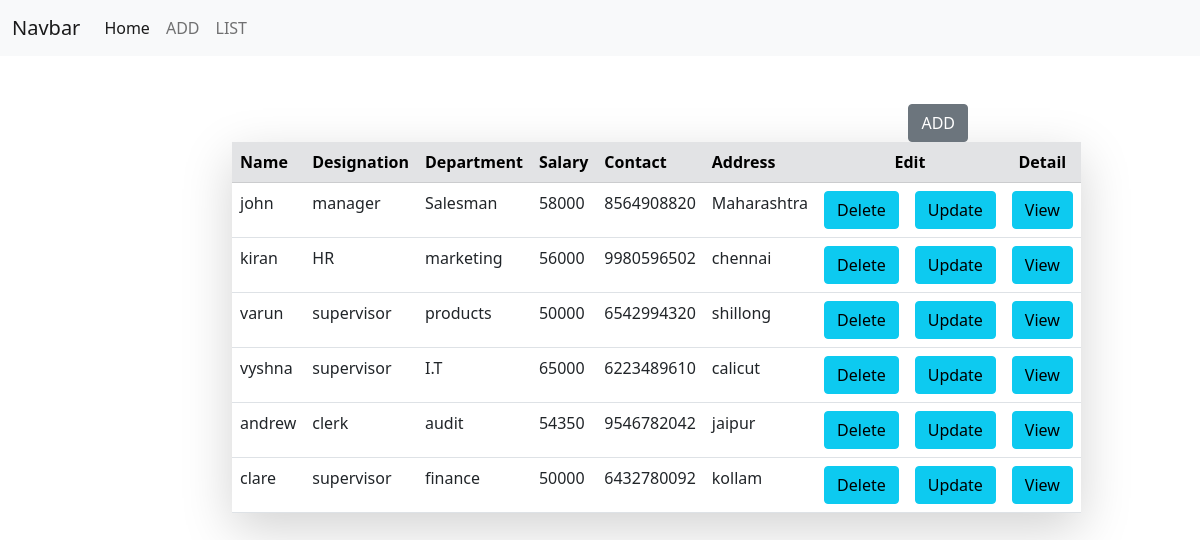
The app's page /employee/all/ with its own data.
### empapp/models.py (models this page shows)
class Employee(models.Model):
    name=models.CharField(max_length=50)
    designation=models.CharField(max_length=50)
    department=models.CharField(max_length=50)
    salary=models.PositiveIntegerField()
    contact=models.CharField(max_length=50)
    address=models.CharField(max_length=50)

### empapp/views.py (the view)
# urls.py: path('employee/all/',views.EmployeeListView.as_view(),name='emp-list'),
class EmployeeListView(View):
    def get(self,request,*args,**kwargs):
        qs=Employee.objects.all()
        return render(request,"emplist.html",{"details":qs})

### empapp/templates/emplist.html
{%extends 'base.html'%}
{%block main_block%}
<div class="container">
    <div class="row">
        <div class="col-2"></div>
        <div class="col-8">
            <table class="table   shadow-lg borderless  table-hover">
                <div class=" d-flex justify-content-end mt-5 ">
                    <a href="{%url 'emp-add'%}" class="btn btn-secondary">ADD</a>
                </div>
                <tr class="table-secondary ">
                    <th>Name</th>
                    <th>Designation</th>
                    <th>Department</th>
                    <th>Salary</th>
                    <th>Contact</th>
                    <th>Address</th>
                    <th colspan="2" class="text-center">Edit</th>
                    <th colspan="2" class="text-center">Detail</th>
                </tr>
                {%for emp in details %}
                <tr>
                    <td>{{emp.name}}</td>
                    <td>{{emp.designation}}</td>
                    <td>{{emp.department}}</td>
                    <td>{{emp.salary}}</td>
                    <td>{{emp.contact}}</td>
                    <td>{{emp.address}}</td>
                    <td><a href="{%url 'emp-delete' emp.id %}" class="btn btn-info">Delete</a></td>
                    <td><a href="{%url 'emp-update' emp.id %}" class="btn btn-info">Update</a></td>
                    <td><a href="{%url 'emp-detail' emp.id %}" class="btn btn-info">View</a></td>
                </tr>
                {%endfor%}
            </table>
        </div>
        <div class="col-2"></div>
    </div>
</div>
{%endblock%}

### empapp/templates/base.html (shortened to what this page needs)
<!DOCTYPE html>
<html lang="en">
  <head>
    <link
      href="https://cdn.jsdelivr.net/npm/bootstrap@5.0.2/dist/css/bootstrap.min.css"
      rel="stylesheet"
    />
  </head>
  <body>
    <nav class="navbar navbar-expand-lg navbar-light bg-light ">
      <div class="container-fluid d-flex justify-content-between">
        <a class="navbar-brand" href="#">Navbar</a>
        <div class="collapse navbar-collapse" id="navbarNav">
          <ul class="navbar-nav">
            <li class="nav-item">
              <a class="nav-link active" aria-current="page" href="{%url 'home'%}">Home</a>
            </li>
            <li class="nav-item">
              <a class="nav-link" href="{%url 'emp-add'%}">ADD</a>
            </li>
            <li class="nav-item">
              <a class="nav-link" href="{%url 'emp-list'%}">LIST</a>
            </li>
          </ul>
        </div>
      </div>
    </nav>
    {%block main_block%}
    {%endblock%}
  </body>
</html>

### records on screen
Employee: name "john", designation "manager", department "Salesman", salary "58000", contact "8564908820", address "Maharashtra"
Employee: name "kiran", designation "HR", department "marketing", salary "56000", contact "9980596502", address "chennai"
Employee: name "varun", designation "supervisor", department "products", salary "50000", contact "6542994320", address "shillong"
Employee: name "vyshna", designation "supervisor", department "I.T", salary "65000", contact "6223489610", address "calicut"
Employee: name "andrew", designation "clerk", department "audit", salary "54350", contact "9546782042", address "jaipur"
Employee: name "clare", designation "supervisor", department "finance", salary "50000", contact "6432780092", address "kollam"
